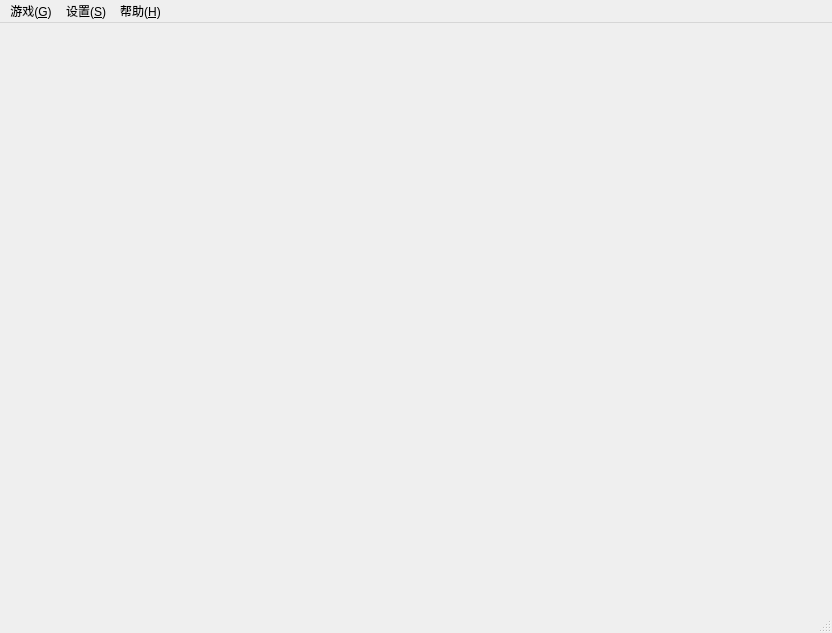
<?xml version="1.0" encoding="UTF-8"?>
<ui version="4.0">
 <class>MainWindow</class>
 <widget class="QMainWindow" name="MainWindow">
  <property name="enabled">
   <bool>true</bool>
  </property>
  <property name="geometry">
   <rect>
    <x>0</x>
    <y>0</y>
    <width>832</width>
    <height>633</height>
   </rect>
  </property>
  <property name="windowTitle">
   <string>贪吃蛇</string>
  </property>
  <property name="tabShape">
   <enum>QTabWidget::Triangular</enum>
  </property>
  <widget class="QWidget" name="centralwidget"/>
  <widget class="QMenuBar" name="menubar">
   <property name="geometry">
    <rect>
     <x>0</x>
     <y>0</y>
     <width>832</width>
     <height>25</height>
    </rect>
   </property>
   <widget class="QMenu" name="menu_game">
    <property name="title">
     <string>游戏(&amp;G)</string>
    </property>
    <addaction name="menu_game_2"/>
    <addaction name="action_P"/>
    <addaction name="menu_game0"/>
    <addaction name="separator"/>
    <addaction name="action_L_2"/>
   </widget>
   <widget class="QMenu" name="menu_2">
    <property name="title">
     <string>设置(&amp;S)</string>
    </property>
    <addaction name="action_S_2"/>
    <addaction name="action_O"/>
   </widget>
   <widget class="QMenu" name="menu_3">
    <property name="title">
     <string>帮助(&amp;H)</string>
    </property>
    <addaction name="action_D"/>
    <addaction name="separator"/>
    <addaction name="action_A_2"/>
    <addaction name="action"/>
   </widget>
   <addaction name="menu_game"/>
   <addaction name="menu_2"/>
   <addaction name="menu_3"/>
  </widget>
  <widget class="QStatusBar" name="statusbar"/>
  <action name="menu_game_2">
   <property name="text">
    <string>新的游戏(&amp;S)</string>
   </property>
  </action>
  <action name="action_P">
   <property name="text">
    <string>暂停游戏(&amp;P)</string>
   </property>
  </action>
  <action name="menu_game0">
   <property name="text">
    <string>结束游戏(&amp;E)</string>
   </property>
  </action>
  <action name="action_L">
   <property name="enabled">
    <bool>false</bool>
   </property>
   <property name="text">
    <string>排行榜(&amp;L)</string>
   </property>
   <property name="visible">
    <bool>false</bool>
   </property>
   <property name="iconVisibleInMenu">
    <bool>false</bool>
   </property>
  </action>
  <action name="action_S_2">
   <property name="text">
    <string>游戏设置(&amp;S)</string>
   </property>
  </action>
  <action name="action_O">
   <property name="text">
    <string>控制设置(&amp;O)</string>
   </property>
  </action>
  <action name="action_D">
   <property name="enabled">
    <bool>false</bool>
   </property>
   <property name="text">
    <string>游戏说明(&amp;D)</string>
   </property>
   <property name="visible">
    <bool>false</bool>
   </property>
  </action>
  <action name="action_A">
   <property name="enabled">
    <bool>false</bool>
   </property>
   <property name="text">
    <string>关于程序(&amp;A)</string>
   </property>
   <property name="visible">
    <bool>false</bool>
   </property>
  </action>
  <action name="action_L_2">
   <property name="enabled">
    <bool>false</bool>
   </property>
   <property name="text">
    <string>排行榜(&amp;L)</string>
   </property>
   <property name="visible">
    <bool>false</bool>
   </property>
  </action>
  <action name="action_A_2">
   <property name="text">
    <string>关于程序(&amp;A)</string>
   </property>
   <property name="visible">
    <bool>false</bool>
   </property>
  </action>
  <action name="action">
   <property name="enabled">
    <bool>false</bool>
   </property>
   <property name="icon">
    <iconset theme="process-stop"/>
   </property>
   <property name="text">
    <string>自己猜</string>
   </property>
  </action>
 </widget>
 <resources/>
 <connections/>
</ui>
